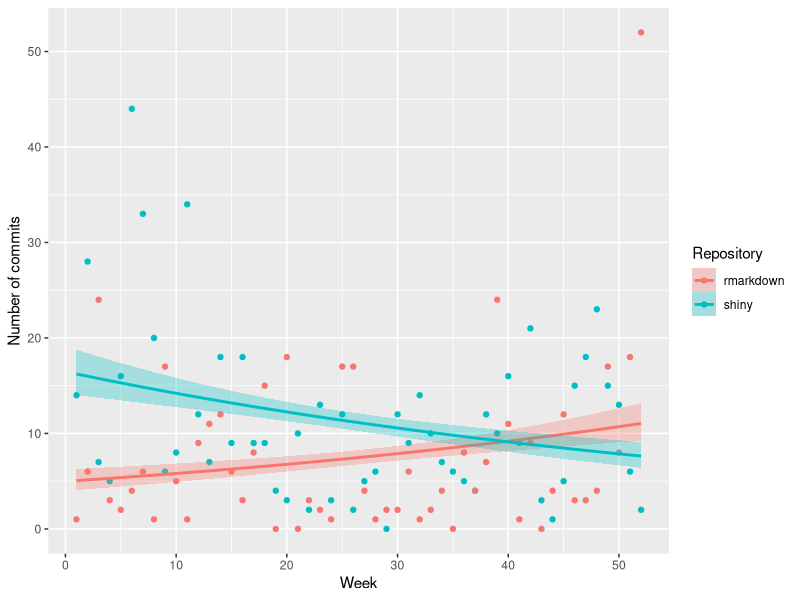

This figure's R source:
## ---- chunk 1
library(ggplot2)
GitData <- read.csv('GitData.csv')
## ---- chunk 2
ggplot(GitData[GitData$Repo == 'rmarkdown' | GitData$Repo == 'shiny',],
        aes(Week, value, group=Repository, colour=Repository)) + geom_point() +
    stat_smooth(aes(fill=Repository), method='glm',
        method.args=list(family=poisson(link='log')), alpha=0.3) +
    ylab('Number of commits')
